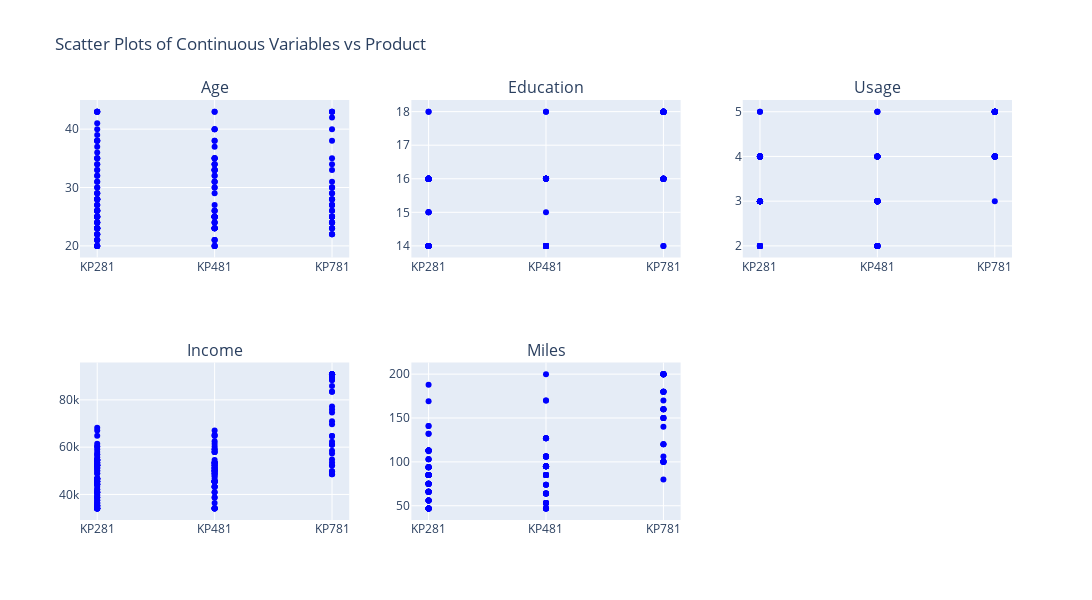

The notebook cell this image was saved under:
### Markdown cell above
#### ___Finding if there is any relationship between the continuous variables and the output variable(Product) in the data.___

### Code cell
# Creating subplots for continuous variables

fig = make_subplots(
    rows=2, cols=3,
    subplot_titles=c_variable
)

for i, var in enumerate(c_variable):
    row = (i // 3) + 1
    col = (i % 3) + 1
    fig.add_trace(
        go.Scatter(
            x=df['Product'],
            y=df[var],
            mode='markers',
            marker=dict(color='blue')
        ),
        row=row, col=col
    )

# Update layout
fig.update_layout(
    height=600, width=1100,
    title_text="Scatter Plots of Continuous Variables vs Product",
    showlegend=False
)

# Show plots
fig.show()

### Figure 1 — Plotly figure (JSON) as saved in the notebook; plotly's stock layout.template omitted (floating-point values rounded to 4 significant figures; data arrays with more than 128 entries replaced by an {"elided": "..."} marker saying what was removed)
{"data": [{"marker": {"color": "blue"}, "mode": "markers", "type": "scatter", "x": {"elided": "180 str values"}, "xaxis": "x", "y": {"elided": "180 float values"}, "yaxis": "y"}, {"marker": {"color": "blue"}, "mode": "markers", "type": "scatter", "x": {"elided": "180 str values"}, "xaxis": "x2", "y": {"elided": "180 int values"}, "yaxis": "y2"}, {"marker": {"color": "blue"}, "mode": "markers", "type": "scatter", "x": {"elided": "180 str values"}, "xaxis": "x3", "y": {"elided": "180 float values"}, "yaxis": "y3"}, {"marker": {"color": "blue"}, "mode": "markers", "type": "scatter", "x": {"elided": "180 str values"}, "xaxis": "x4", "y": {"elided": "180 float values"}, "yaxis": "y4"}, {"marker": {"color": "blue"}, "mode": "markers", "type": "scatter", "x": {"elided": "180 str values"}, "xaxis": "x5", "y": {"elided": "180 int values"}, "yaxis": "y5"}], "layout": {"annotations": [{"font": {"size": 16}, "showarrow": false, "text": "Age", "x": 0.1444, "xanchor": "center", "xref": "paper", "y": 1, "yanchor": "bottom", "yref": "paper"}, {"font": {"size": 16}, "showarrow": false, "text": "Education", "x": 0.5, "xanchor": "center", "xref": "paper", "y": 1, "yanchor": "bottom", "yref": "paper"}, {"font": {"size": 16}, "showarrow": false, "text": "Usage", "x": 0.8556, "xanchor": "center", "xref": "paper", "y": 1, "yanchor": "bottom", "yref": "paper"}, {"font": {"size": 16}, "showarrow": false, "text": "Income", "x": 0.1444, "xanchor": "center", "xref": "paper", "y": 0.375, "yanchor": "bottom", "yref": "paper"}, {"font": {"size": 16}, "showarrow": false, "text": "Miles", "x": 0.5, "xanchor": "center", "xref": "paper", "y": 0.375, "yanchor": "bottom", "yref": "paper"}], "height": 600, "showlegend": false, "title": {"text": "Scatter Plots of Continuous Variables vs Product"}, "width": 1100, "xaxis": {"anchor": "y", "domain": [0, 0.2889]}, "xaxis2": {"anchor": "y2", "domain": [0.3556, 0.6444]}, "xaxis3": {"anchor": "y3", "domain": [0.7111, 1]}, "xaxis4": {"anchor": "y4", "domain": [0, 0.2889]}, "xaxis5": {"anchor": "y5", "domain": [0.3556, 0.6444]}, "xaxis6": {"anchor": "y6", "domain": [0.7111, 1]}, "yaxis": {"anchor": "x", "domain": [0.625, 1]}, "yaxis2": {"anchor": "x2", "domain": [0.625, 1]}, "yaxis3": {"anchor": "x3", "domain": [0.625, 1]}, "yaxis4": {"anchor": "x4", "domain": [0, 0.375]}, "yaxis5": {"anchor": "x5", "domain": [0, 0.375]}, "yaxis6": {"anchor": "x6", "domain": [0, 0.375]}}}
